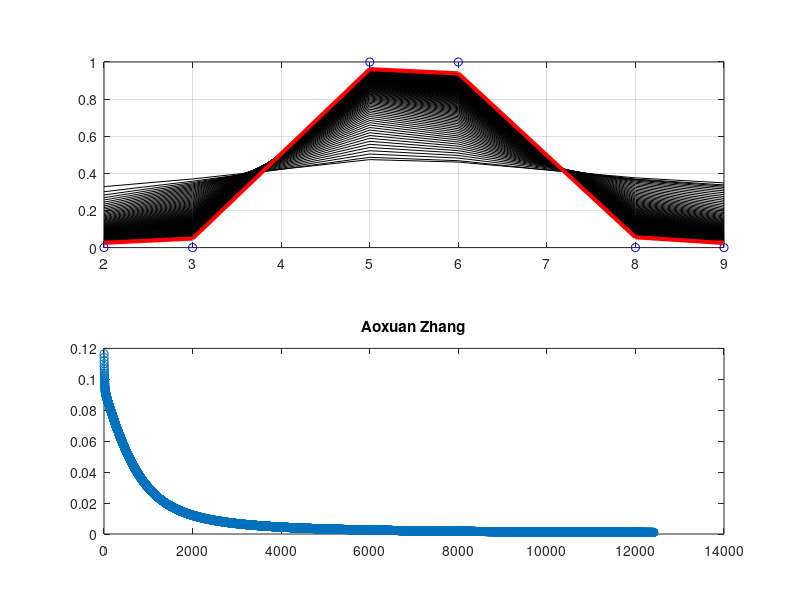

Source code (MATLAB):
clear;clf
X = [2 3 5 6 8 9]; T = [0 0 1 1 0 0];
subplot(2,1,1)
plot(X,T,'bo'); hold on; grid on
p = @(u) 1./(1+exp(-u));
Dp = @(u) exp(-u)./(1+exp(-u)).^2;
E = @(y,t) sum(0.5*(y-t).^2)/6;
w = [-5   1; 6.5 -1]; v = [-1 1 1 ];
Tol = 1.0e-7; eta = 0.1;
MaxIter = 1.0e6; n = 1; Difference = Tol*2;
E1 = 1000;
while Difference>=Tol && n <=MaxIter
for m = 1:length(T)
x = [1 X(m)]';
uh = w*x;
z = p(uh);
z = [1;z];
uo = v*z;
y(m) = p(uo);
dEdv = (y(m)-T(m))*Dp(uo)*z';
dEdw = ((y(m)-T(m))*Dp(uo))*(Dp(uh).*v(2:end)')*x';
v = v-eta*dEdv;
w = w-eta*dEdw;
end
for m = 1:length(T)
x = [1 X(m)]';
uh = w*x;
z = p(uh);
z = [1;z];
uo = v*z;
y(m) = p(uo);
end
E2 = E(y,T);
ET(n)=E2;
Difference = abs(E2-E1);
E1 = E2; n = n+1;

if (mod(n,50) == 0)
subplot(2,1,1)
plot(X,y,'k-');
pause(0.01);

fprintf('y(%d)={%f,%f,%f,%f,%f,%f}, E(W,X)=%f \n', ...
n, y(1), y(2), y(3), y(4), y(5), y(6), E1);
end
end
plot(X,y,'r-','linewidth',3)
fprintf('y(%d)={%f,%f,%f,%f,%f,%f}, E(W,X)=%f \n', ...
n, y(1), y(2), y(3), y(4), y(5), y(6), E1);
subplot(2,1,2)
plot(ET,'o-')
title('Aoxuan Zhang');
